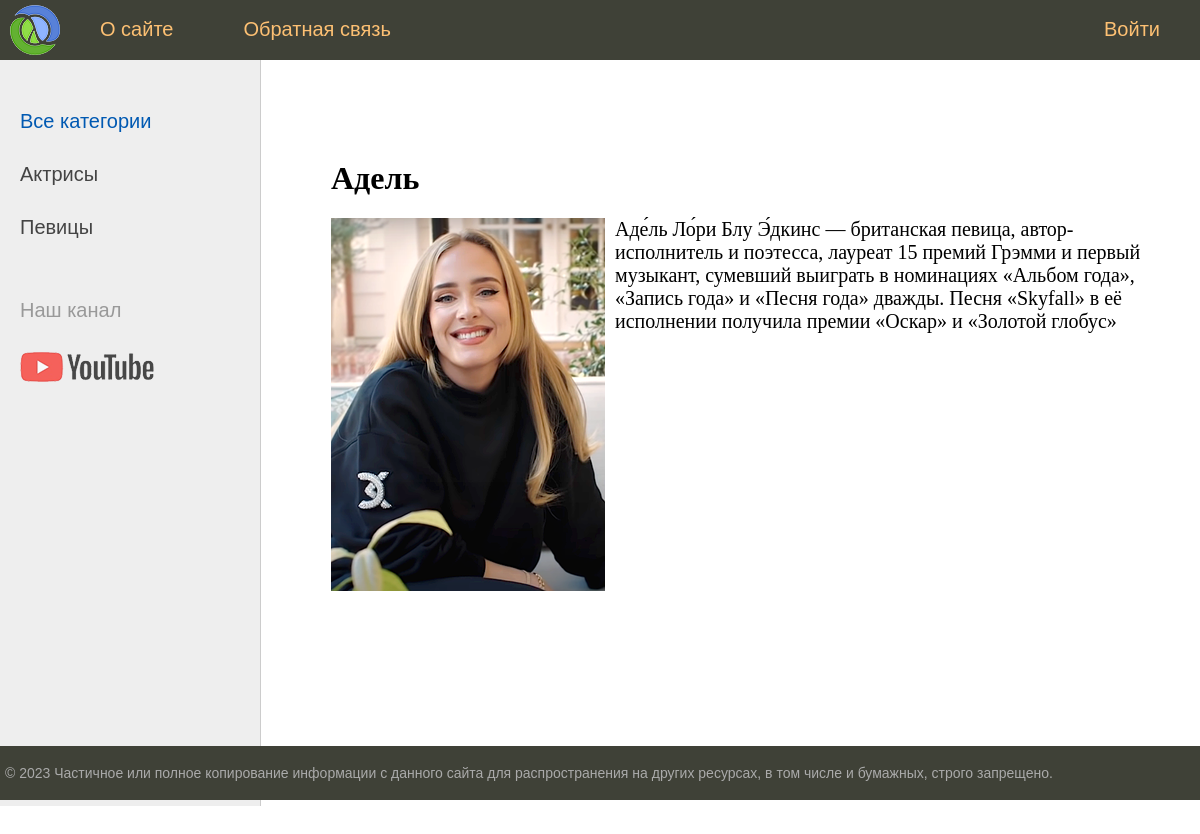
Before: /post/adel/ with the older database file.
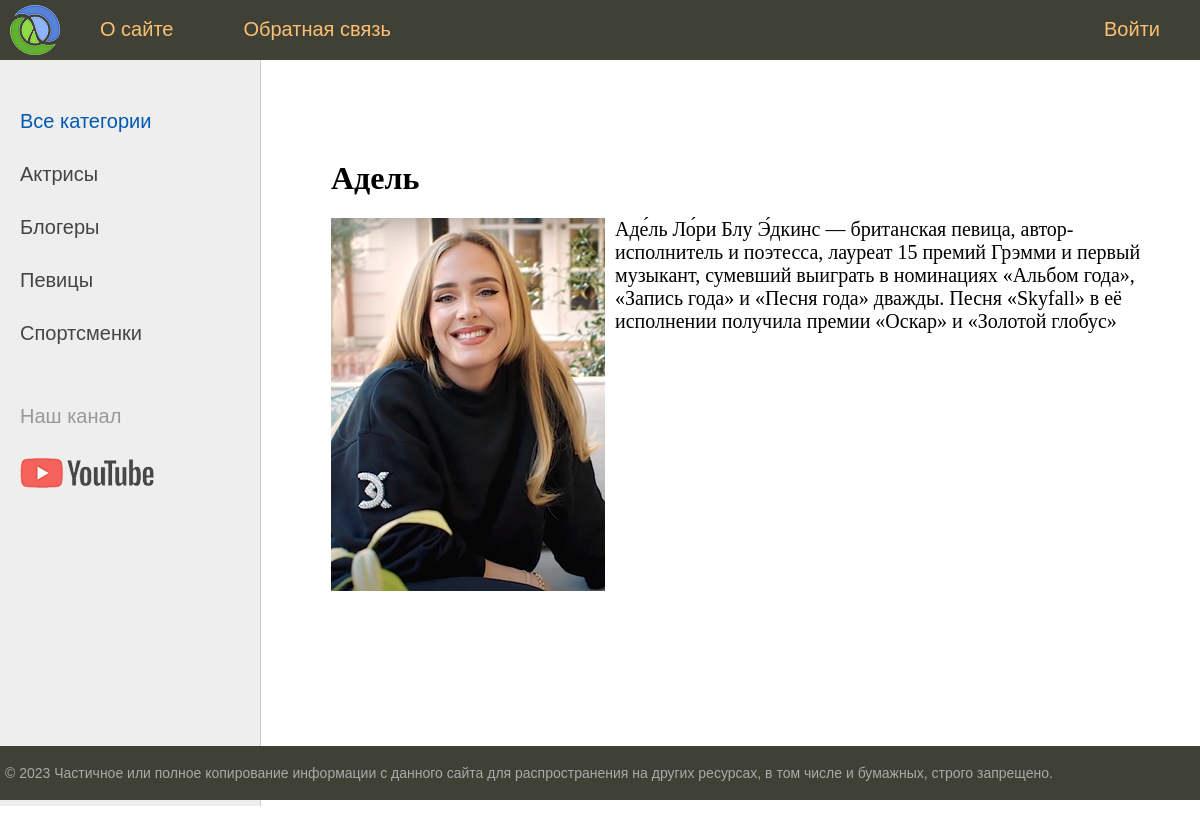
After: the same page with the newer database file.
### mainsite/models.py (models this page shows, shortened)
class Category(models.Model):
    name = models.CharField(max_length=100, db_index=True, verbose_name='Категория')
    slug = models.SlugField(max_length=255, unique=True, db_index=True, verbose_name='URL')
    def get_absolute_url(self):
        return reverse('category', kwargs={'cat_slug': self.slug})
    class Meta:
        verbose_name = 'Категорию'
        verbose_name_plural = 'Категории'
        ordering = ['id']

class Mainsite(models.Model):
    title = models.CharField(max_length=255, verbose_name='Загаловок')
    slug = models.SlugField(max_length=255, unique=True, db_index=True, verbose_name='URL')
    content = models.TextField(blank=True, verbose_name='Текст статьи')
    photo = models.ImageField(upload_to="photos/%Y/%m/%d/", verbose_name='Фото')
    time_create = models.DateTimeField(auto_now_add=True, verbose_name='Время создания')
    time_update = models.DateTimeField(auto_now=True, verbose_name='Время изменения')
    is_published = models.BooleanField(default=True, verbose_name='Публикация')
    cat = models.ForeignKey('Category', on_delete=models.PROTECT, verbose_name='Категории')
    def __str__(self):
        return self.title
    class Meta:
        verbose_name = 'Известные женщины'
        verbose_name_plural = 'Известные женщины'
        ordering = ['-time_create', 'title']

### mainsite/views.py (the view)
# urls.py: path('post/<slug:post_slug>/', ShowPost.as_view(), name='post'),
class ShowPost(DataMixin, DetailView):
    model = Mainsite
    template_name = 'mainsite/post.html'
    slug_url_kwarg = 'post_slug'
    context_object_name = 'post'
    def get_context_data(self, *, object_list=None, **kwargs):
        context = super().get_context_data(**kwargs)
        c_def = self.get_user_context(title=context['post'])
        return dict(list(context.items()) + list(c_def.items()))

### mainsite/templatetags/mainsite_tags.py (called while the page is built)
@register.simple_tag(name='getcats')
def get_categories():
    return Category.objects.all()

### mainsite/utils.py (called while the page is built)
    def get_user_context(self, **kwargs):
        context = kwargs
        cats = Category.objects.annotate(Count('mainsite'))
        user_menu = menu.copy()
        if not self.request.user.is_authenticated:
            user_menu.pop(1)
        context['menu'] = user_menu
        context['cats'] = cats
        if 'cat_selected' not in context:
            context['cat_selected'] = 0
        return context

### mainsite/templates/mainsite/post.html
{% extends 'mainsite/base.html' %}
{% block content %}
<h1>{{post.title}}</h1>
{% if post.photo %}
<p><img class="img-article-left" src="{{post.photo.url}}"></p>
{% endif %}
{{post.content|linebreaks}}
{% endblock %}

### mainsite/templates/mainsite/base.html (shortened to what this page needs)
<!DOCTYPE html>
{% load static %}
{% load mainsite_tags %}
<html>
<head>
	<link type="text/css" href="{% static 'mainsite/css/styles.css' %}" rel="stylesheet" />
</head>
<body>
<table class="table-page" border=0 cellpadding="0" cellspacing="0">
<tr><td valign=top>
{% block mainmenu %}
		<div class="header">
			<ul id="mainmenu" class="mainmenu">
			<li class="logo"><a href="{% url 'home' %}"><div class="logo"></div></a></li>
{% for m in menu %}
	{% if not forloop.last %}
			<li><a href="{% url m.url_name %}">{{m.title}}</a></li>
	{% else %}
			<li class="last"><a href="{% url m.url_name %}">{{m.title}}</a></li>
	{% endif %}
{% endfor %}
			</ul>
		</div>
{% endblock mainmenu %}
<table class="table-content" border=0 cellpadding="0" cellspacing="0">
<tr>
	<td valign="top" class="left-chapters">
		{% getcats as catergories %}
	<ul id="leftchapters">
{% if cat_selected == 0 %}
		<li class="selected">Все категории</li>
{% else %}
		<li><a href="{% url 'home' %}">Все категории</a></li>
{% endif %}
{% for c in cats %}
{% if c.mainsite__count	> 0 %}
	{% if c.pk == cat_selected %}
		<li class="selected">{{c.name}}</li>
	{% else %}
		<li><a href="{{ c.get_absolute_url }}">{{c.name}}</a></li>
	{% endif %}
{% endif %}
{% endfor %}
		<li class="share">
		<p>Наш канал</p>
		<a class="share-yt" href="https://www.youtube.com/channel/UClJzWfGWuGJL2t-3dYKcHTA/playlists" target="_blank" rel="nofollow"></a>
		</li>
	</ul>
</td>
<td valign="top" class="content">
	<div class="content-text">
{% block content %}
{% endblock %}
	</div>
</td></tr></table>
</td></tr>
<tr><td valign=top>
	<div id="footer">
		<p>&copy; 2023 Частичное или полное копирование информации с данного сайта для распространения на других ресурсах, в том числе и бумажных, строго запрещено.</p>
	</div>
</td></tr></table>
</body>
</html>

### mainsite/static/mainsite/css/styles.css (style rules this page uses)
html, body { font-family: 'Arial'; margin: 0; padding: 0; height: 100%; width: 100%; color: #444; }
a { color: #0059b2; text-decoration: none; }
img { max-width: 600px; height: auto; }
img.img-article-left { max-width: 300px; height: auto; float: left; padding: 0 10px 10px 0; }
.table-page { width: 100%; height: 100%; vertical-align: top; }
.table-page tr { height: 100%; }
.header { background: #3F4137; height: 60px; }
.logo { background: url('../images/logo.png') no-repeat 10px 5px; width: 70px; height: 60px; }
ul.mainmenu { list-style: none; margin: 0; padding: 0; height: 60px; color: #fdc073; font-size: 20px; overflow: hidden; }
ul.mainmenu li { float: left; margin: 18px 40px 0 30px; }
ul.mainmenu li.logo { margin: 0; }
ul.mainmenu li.last { float: right; }
ul.mainmenu li a { color: #fdc073; text-decoration: none; }
.table-content { width: 100%; min-height: 100%; height: 100%; }
.left-chapters { margin: 0; background: #eee; border-right: 1px solid #ccc; min-height: 100%; }
.left-chapters ul { width: 230px; min-height: 100%; margin: 0; padding: 20px 10px 10px 20px; list-style: none; font-size: 20px; }
.left-chapters ul li { margin: 30px 0 0 0; color: #999; }
.left-chapters ul li.selected { color: #0059b2; }
.left-chapters ul li a { color: #444; text-decoration: none; }
.left-chapters ul li.share { margin: 60px 0 0 0; }
.left-chapters ul li.share p { margin: 30px 0 30px 0; }
.left-chapters ul li.share a { display: inline-block; width: 40px; height: 40px; margin: 0 20px 0 0; }
.left-chapters ul li.share a.share-yt { width: 100%; height: 30px; background: url('../images/share_yt.png') no-repeat 0 0 }
.content { padding: 40px 20px 20px 40px; width: 100%; box-sizing: border-box; }
.content-text { margin: 60px 0 0 30px; color: #000; font-size: 20px; font-family: Yandex Sans Display Light; }
.content-text h1 { font-size: 32px; }
#footer { box-sizing: border-box; background: #3F4137; padding: 5px; color: #aaa; font-size: 14px; font-family: Verdana, Geneva, Arial, Helvetica; text-align: left; overflow: hidden; }

Changed rows visible on the page:
added Category: name "Блогеры"
added Category: name "Спортсменки"
